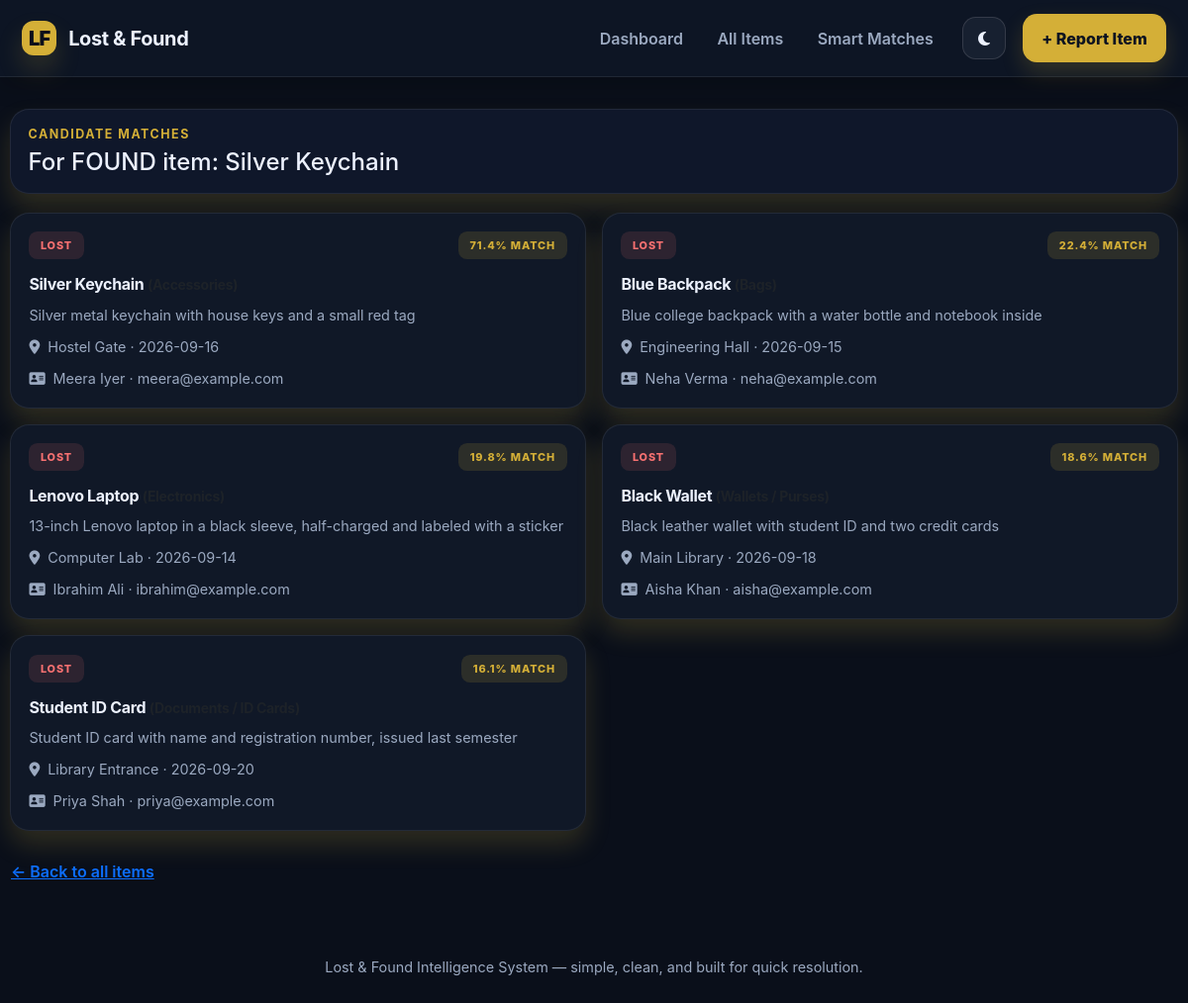
Screenshot of /matches/9 with the database file from the repository.
### tables this page shows
CREATE TABLE items (
            id            INTEGER PRIMARY KEY AUTOINCREMENT,
            item_type     TEXT    NOT NULL CHECK (item_type IN ('lost', 'found')),
            item_name     TEXT    NOT NULL,
            category      TEXT    NOT NULL,
            description   TEXT    NOT NULL,
            location      TEXT    NOT NULL,
            event_date    TEXT    NOT NULL,
            person_name   TEXT    NOT NULL,
            contact       TEXT    NOT NULL,
            status        TEXT    NOT NULL DEFAULT 'open' CHECK (status IN ('open', 'resolved')),
            created_at    TEXT    NOT NULL
        );

### app.py (the view)
@app.route("/matches/<int:item_id>")
def matches_for_item(item_id):
    db = get_db()
    item = db.execute("SELECT * FROM items WHERE id = ?", (item_id,)).fetchone()
    if item is None:
        flash("Item not found.", "danger")
        return redirect(url_for("view_items"))
    candidates = find_matches_for(item, threshold=15.0, limit=10)
    return render_template("matches.html", single_item=item, candidates=candidates, results=None)

### app.py (called while the page is built)
def get_db():
    if "db" not in g:
        g.db = sqlite3.connect(DB_PATH)
        g.db.row_factory = sqlite3.Row
        g.db.execute("PRAGMA foreign_keys = ON")
    return g.db

def text_similarity(a, b):
    a = (a or "").strip().lower()
    b = (b or "").strip().lower()
    if not a or not b:
        return 0.0
    return SequenceMatcher(None, a, b).ratio()

def match_score(item_a, item_b):
    name_sim = text_similarity(item_a["item_name"], item_b["item_name"])
    desc_sim = text_similarity(item_a["description"], item_b["description"])
    loc_sim = text_similarity(item_a["location"], item_b["location"])
    category_match = 1.0 if item_a["category"] == item_b["category"] else 0.0
    score = (name_sim * 0.35) + (desc_sim * 0.25) + (category_match * 0.25) + (loc_sim * 0.15)
    return round(score * 100, 1)

def find_matches_for(item, threshold=30.0, limit=5):
    db = get_db()
    opposite_type = "found" if item["item_type"] == "lost" else "lost"
    candidates = db.execute(
        "SELECT * FROM items WHERE item_type = ? AND status = 'open' AND id != ?",
        (opposite_type, item["id"]),
    ).fetchall()
    scored = []
    for c in candidates:
        s = match_score(item, c)
        if s >= threshold:
            scored.append((s, c))
    scored.sort(key=lambda x: x[0], reverse=True)
    return scored[:limit]

### templates/matches.html (shortened to what this page needs)
{% extends "base.html" %}
{% block content %}
{% if results is not none %}
  <div class="filter-shell">
    <div>
      <p class="eyebrow mb-1">Smart matching</p>
      <h4 class="mb-0">Best recommendation for each open lost report</h4>
    </div>
  </div>
  <div class="match-grid">
    {% for lost, best in results %}
    <div class="match-card">
      <div class="d-flex justify-content-between align-items-center mb-3">
        <span class="type-pill lost">Lost</span>
        <span class="category-pill">{{ lost.category }}</span>
      </div>
      <h6>{{ lost.item_name }}</h6>
      <p class="meta-text mb-2">{{ lost.description }}</p>
      <p class="meta-text mb-0"><i class="fa-solid fa-location-dot me-2"></i>{{ lost.location }} &middot; {{ lost.event_date }}</p>
      {% if best %}
        <div class="match-highlight">
          <strong>{{ best[0] }}% match</strong> with found item <strong>{{ best[1].item_name }}</strong> at {{ best[1].location }}.
        </div>
        <a href="{{ url_for('matches_for_item', item_id=lost.id) }}" class="btn btn-outline-primary btn-sm">View all candidates</a>
      {% else %}
        <div class="info-note mt-3 mb-0">
          <i class="fa-solid fa-circle-info"></i>
          <span>No strong match yet.</span>
        </div>
      {% endif %}
    </div>
    {% else %}
    <div class="empty-state">No open lost items to match right now.</div>
    {% endfor %}
  </div>
{% else %}
  <div class="filter-shell">
    <div>
      <p class="eyebrow mb-1">Candidate matches</p>
      <h4 class="mb-0">For {{ single_item.item_type|upper }} item: {{ single_item.item_name }}</h4>
    </div>
  </div>
  <div class="match-grid">
    {% for score, cand in candidates %}
    <div class="match-card">
      <div class="d-flex justify-content-between align-items-center mb-3">
        <span class="type-pill {{ cand.item_type }}">{{ cand.item_type }}</span>
        <span class="score-pill">{{ score }}% match</span>
      </div>
      <h6>{{ cand.item_name }} <small class="text-muted">({{ cand.category }})</small></h6>
      <p class="meta-text mb-2">{{ cand.description }}</p>
      <p class="meta-text mb-2"><i class="fa-solid fa-location-dot me-2"></i>{{ cand.location }} &middot; {{ cand.event_date }}</p>
      <p class="meta-text mb-0"><i class="fa-solid fa-address-card me-2"></i>{{ cand.person_name }} &middot; {{ cand.contact }}</p>
    </div>
    {% else %}
    <div class="empty-state">No candidate matches found above the similarity threshold.</div>
    {% endfor %}
  </div>
  <a href="{{ url_for('view_items') }}" class="btn btn-link mt-3 px-0">&larr; Back to all items</a>
{% endif %}
{% endblock %}

### static/style.css (style rules this page uses)
:root { --bg: #0a0f1a; --bg-strong: #111827; --panel: #101827; --panel-strong: #172133; --line: rgba(255,255,255,0.08); --line-strong: rgba(255,255,255,0.12); --text: #edf2ff; --muted: #9ba9c0; --primary: #d4af37; --primary-strong: #b8921d; --primary-soft: rgba(212, 175, 55, 0.14); --success: #35d399; --success-soft: rgba(53, 211, 153, 0.12); --danger: #f87171; --danger-soft: rgba(248, 113, 113, 0.12); --warning: #fbbf24; --warning-soft: rgba(251, 191, 36, 0.12); --cyan: #7dd3fc; --pink: #f9a8d4; --shadow: 0 20px 50px rgba(0, 0, 0, 0.35); --shadow-soft: 0 14px 26px rgba(212, 175, 55, 0.18); }
* { box-sizing: border-box; }
html { scroll-behavior: smooth; }
body { margin: 0; font-family: "Inter", "Segoe UI", sans-serif; background: var(--bg); color: var(--text); transition: background 0.25s ease, color 0.25s ease; }
a { text-decoration: none; }
.eyebrow { margin: 0 0 0.5rem; font-size: 0.78rem; text-transform: uppercase; letter-spacing: 0.12em; color: var(--primary); font-weight: 700; }
.btn { border-radius: 0.9rem; padding: 0.76rem 1.2rem; font-weight: 600; transition: all 0.2s ease; }
.type-pill, .status-pill, .category-pill, .score-pill { display: inline-flex; align-items: center; justify-content: center; padding: 0.36rem 0.72rem; border-radius: 0.55rem; font-size: 0.68rem; font-weight: 800; letter-spacing: 0.08em; text-transform: uppercase; }
.type-pill.lost { background: var(--danger-soft); color: var(--danger); }
.meta-text { margin: 0.65rem 0 0; color: var(--muted); font-size: 0.9rem; line-height: 1.5; }
.filter-shell { display: flex; justify-content: space-between; align-items: center; gap: 1rem; flex-wrap: wrap; background: #0f172a; border: 1px solid var(--line); border-radius: 1.2rem; padding: 1rem 1.1rem; margin-bottom: 1.2rem; box-shadow: var(--shadow-soft); }
.match-grid { display: grid; grid-template-columns: repeat(2, minmax(0, 1fr)); gap: 1rem; }
.match-card { border: 1px solid var(--line); border-radius: 1.2rem; background: var(--panel); padding: 1.15rem; box-shadow: var(--shadow-soft); transition: transform 0.2s ease, box-shadow 0.2s ease; animation: fadeUp 0.6s ease both; }
.match-card h6 { margin: 0; font-weight: 700; letter-spacing: -0.02em; }
.score-pill { background: var(--primary-soft); color: var(--primary); }

### rows the page displays
items: item_type "FOUND", item_name "Silver Keychain"
items: item_type "LOST", score "71.4", item_name "Silver Keychain", description "Silver metal keychain with house keys and a small red tag", location "Hostel Gate", event_date "2026-09-16", person_name "Meera Iyer", contact "meera@example.com"
items: item_type "LOST", score "22.4", item_name "Blue Backpack", description "Blue college backpack with a water bottle and notebook inside", location "Engineering Hall", event_date "2026-09-15", person_name "Neha Verma", contact "neha@example.com"
items: item_type "LOST", score "19.8", item_name "Lenovo Laptop", description "13-inch Lenovo laptop in a black sleeve, half-charged and labeled with a sticker", location "Computer Lab", event_date "2026-09-14", person_name "Ibrahim Ali", contact "ibrahim@example.com"
items: item_type "LOST", score "18.6", item_name "Black Wallet", description "Black leather wallet with student ID and two credit cards", location "Main Library", event_date "2026-09-18", person_name "Aisha Khan", contact "aisha@example.com"
items: item_type "LOST", score "16.1", item_name "Student ID Card", description "Student ID card with name and registration number, issued last semester", location "Library Entrance", event_date "2026-09-20", person_name "Priya Shah", contact "priya@example.com"
